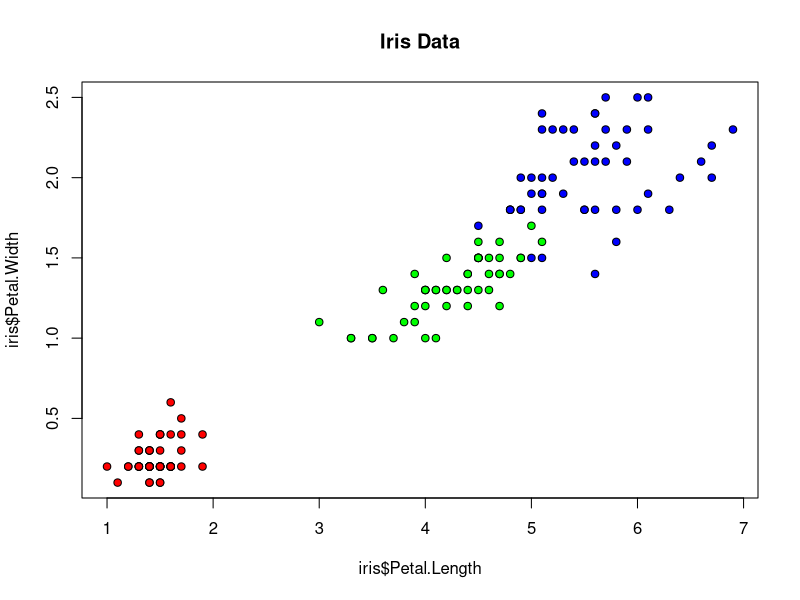
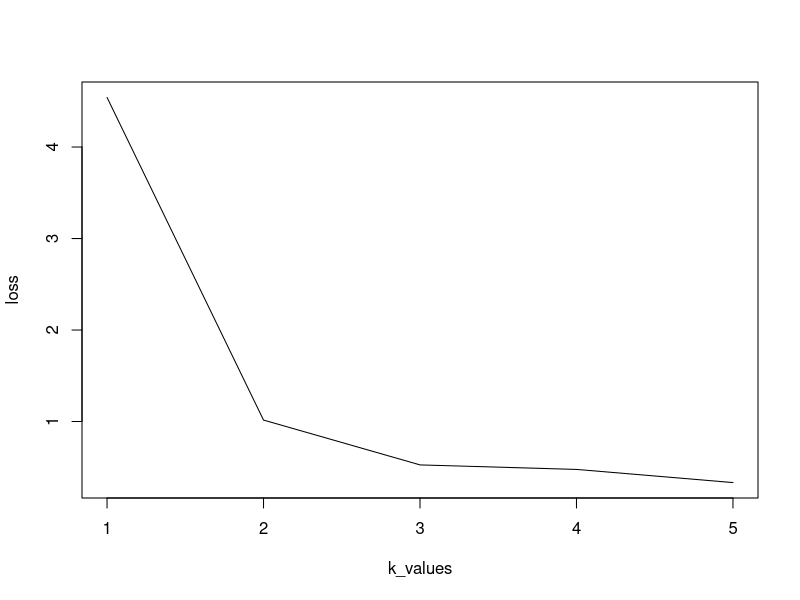

Source code (R) for these figures, in order:
plot(iris$Petal.Length, iris$Petal.Width, pch=21, bg=c("red","green","blue")
     [unclass(iris$Species)],main="Iris Data")



df1=iris
df1

iris[,1:4]


n=150
d1=0
loss=c(0,0,0,0,0)
k_values=c(1,2,3,4,5)
for (k in k_values){
  d11=0
  iriscluster=kmeans(iris[,1:4], centers=k)
  for (j in 1:k){
    c=iriscluster$centers[j,]
    for (i in 1:n){
      if (iriscluster$cluster[i]==j){
        d1= (dist(rbind(c,iris[,1:4][i,])))^2
        d11= d11+d1
      }
    }
    
  loss[k]= d11/n  
    
  }
}

plot(k_values,loss,type="l")

loss

